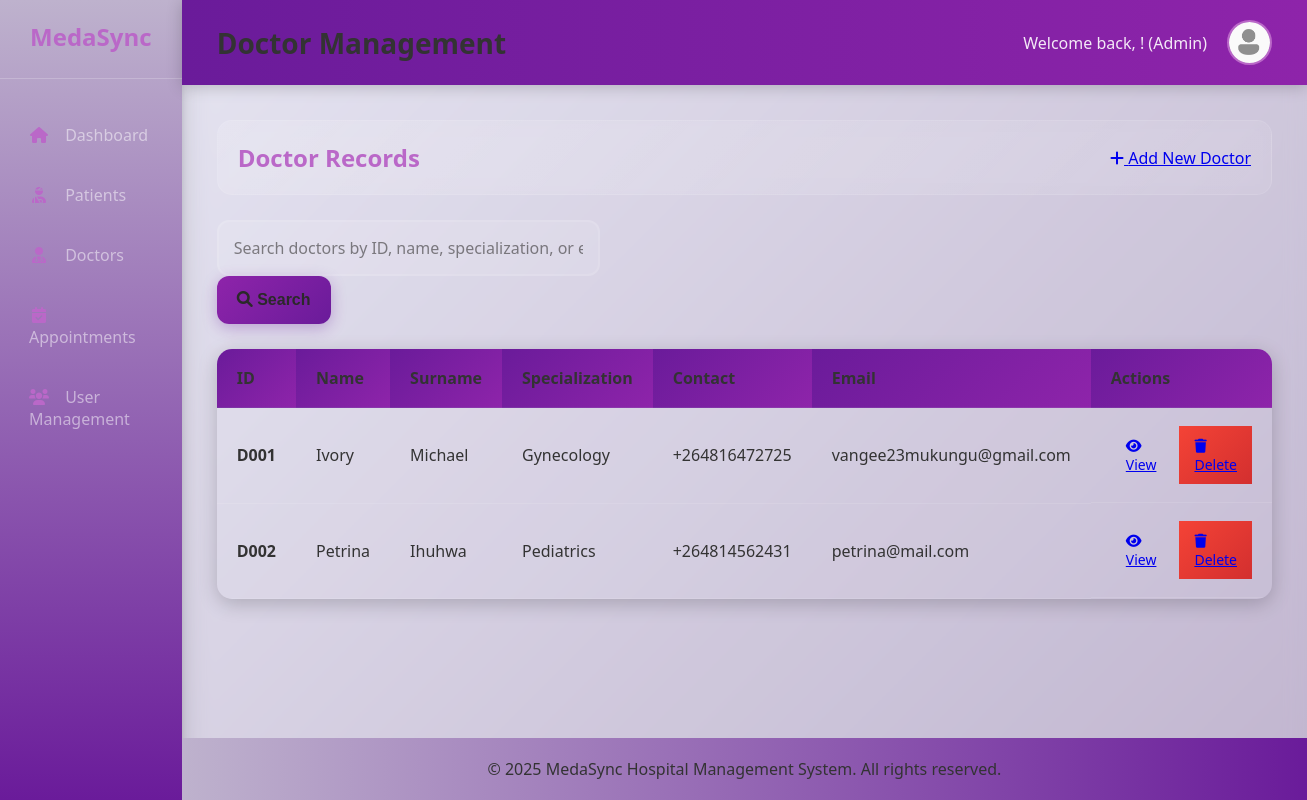
The page /doctors (signed in) on the database its author committed.
### models.py (models this page shows)
class Doctor(db.Model):
    id = db.Column(db.String(4), primary_key=True)
    name = db.Column(db.String(100), nullable=False)
    surname = db.Column(db.String(100), nullable=False)
    specialization = db.Column(db.String(50))
    email = db.Column(db.String(120))
    country_code = db.Column(db.String(10), nullable=False)
    contact_number = db.Column(db.String(20), nullable=False)
    appointments = db.relationship('Appointment', backref='doctor', lazy=True)

### app.py (the view)
@app.route('/doctors')
@login_required
def doctors():
    search_query = request.args.get('search', '')
    with db.session() as session_db:
        if search_query:
            stmt = select(Doctor).where(
                or_(
                    Doctor.name.ilike(f'%{search_query}%'),
                    Doctor.surname.ilike(f'%{search_query}%'),
                    Doctor.specialization.ilike(f'%{search_query}%'),
                    Doctor.email.ilike(f'%{search_query}%'),
                    Doctor.id.ilike(f'%{search_query}%'),
                    Doctor.contact_number.ilike(f'%{search_query}%')
                )
            )
        else:
            stmt = select(Doctor)
        doctors = session_db.execute(stmt).scalars().all()
    return render_template('doctors.html', doctors=doctors, search_query=search_query, specializations=SPECIALIZATIONS, is_admin=is_admin())

### app.py (called while the page is built)
def is_admin():
    if 'user_id' not in session:
        return False
    with db.session() as session_db:
        stmt = select(User).where(User.id == session['user_id'])
        user = session_db.execute(stmt).scalar_one_or_none()
        return user and user.is_admin

def login_required(f):
    from functools import wraps
    @wraps(f)
    def decorated_function(*args, **kwargs):
        if 'user_id' not in session:
            return redirect(url_for('login'))
        return f(*args, **kwargs)
    return decorated_function

### templates/doctors.html (shortened to what this page needs)
{% extends "base.html" %}
{% block page_title %}Doctor Management{% endblock %}
{% block content %}
<div class="page-header">
    <h2>Doctor Records</h2>
    <a href="{{ url_for('add_doctor') }}" class="btn btn-primary">
        <i class="fas fa-plus"></i> Add New Doctor
    </a>
</div>
<div class="search-bar">
    <form method="GET" action="{{ url_for('doctors') }}">
        <input type="text" name="search" placeholder="Search doctors by ID, name, specialization, or email..." value="{{ search_query }}">
        <button type="submit"><i class="fas fa-search"></i> Search</button>
    </form>
</div>
{% if doctors %}
<table>
    <thead>
        <tr>
            <th>ID</th>
            <th>Name</th>
            <th>Surname</th>
            <th>Specialization</th>
            <th>Contact</th>
            <th>Email</th>
            <th>Actions</th>
        </tr>
    </thead>
    <tbody>
        {% for doctor in doctors %}
        <tr>
            <td><strong>{{ doctor.id }}</strong></td>
            <td>{{ doctor.name }}</td>
            <td>{{ doctor.surname }}</td>
            <td>{{ doctor.specialization }}</td>
            <td>{{ doctor.country_code }}{{ doctor.contact_number }}</td>
            <td>{{ doctor.email }}</td>
            <td class="actions">
                <a href="{{ url_for('view_doctor', doctor_id=doctor.id) }}" class="btn btn-sm">
                    <i class="fas fa-eye"></i> View
                </a>
                {% if is_admin %}
                <a href="{{ url_for('delete_doctor', doctor_id=doctor.id) }}" class="btn btn-sm btn-danger"
                   onclick="return confirm('Are you sure you want to delete this doctor?');">
                    <i class="fas fa-trash"></i> Delete
                </a>
                {% endif %}
            </td>
        </tr>
        {% endfor %}
    </tbody>
</table>
{% else %}
    <p class="no-data">No doctors found. {% if search_query %}Try a different search term.{% else %}<a href="{{ url_for('add_doctor') }}">Add your first doctor</a>.{% endif %}</p>
{% endif %}
{% endblock %}

### static/css/style.css (style rules this page uses)
* { margin: 0; padding: 0; box-sizing: border-box; }
:root { --primary-purple: #6a1b9a; --secondary-purple: #8e24aa; --light-purple: #ba68c8; --dark-purple: #beb2cd; --background-dark: #e8e8f4; --background-light: #861f8f; --text-dark: #333; --text-light: #333; --card-dark: #16213e; --card-light: #363434; --border-light: #e0e0e0; --border-dark: #374151; }
body { font-family: 'Segoe UI', Tahoma, Geneva, Verdana, sans-serif; background: linear-gradient(135deg, var(--background-dark) 0%, var(--dark-purple) 100%); color: var(--text-light); min-height: 100vh; }
input, select, textarea { width: 100%; padding: 15px; border: 2px solid rgba(255,255,255,0.1); border-radius: 12px; font-family: inherit; font-size: 16px; background: rgba(255,255,255,0.08); color: var(--text-light); transition: all 0.3s ease; }
input::placeholder { color: rgba(53, 52, 52, 0.6); }
button { background: linear-gradient(135deg, var(--secondary-purple) 0%, var(--primary-purple) 100%); color: rgb(43, 41, 41); border: none; padding: 15px 25px; border-radius: 12px; cursor: pointer; font-size: 16px; font-weight: 600; transition: all 0.3s ease; box-shadow: 0 4px 15px rgba(106, 27, 154, 0.3); }
.btn-danger { background: linear-gradient(135deg, #f44336 0%, #d32f2f 100%); }
.btn-sm { padding: 10px 15px; font-size: 14px; }
.actions { display: flex; gap: 8px; }
table { width: 100%; border-collapse: collapse; margin-top: 25px; background: rgba(255,255,255,0.05); border-radius: 15px; overflow: hidden; box-shadow: 0 5px 20px rgba(0,0,0,0.2); }
th, td { padding: 18px 20px; text-align: left; border-bottom: 1px solid rgba(255,255,255,0.1); }
th { background: linear-gradient(135deg, var(--primary-purple) 0%, var(--secondary-purple) 100%); font-weight: 600; color: var(--text-light); font-size: 16px; }
.search-bar { margin-bottom: 25px; display: flex; gap: 15px; align-items: center; }
.search-bar input { flex: 1; margin-right: 0; background: rgba(255,255,255,0.1); }
.search-bar button { padding: 15px 20px; }
.page-header { display: flex; justify-content: space-between; align-items: center; margin-bottom: 25px; padding: 20px; background: linear-gradient(135deg, rgba(255,255,255,0.1) 0%, rgba(255,255,255,0.05) 100%); border-radius: 15px; backdrop-filter: blur(10px); border: 1px solid rgba(255,255,255,0.1); }
.page-header h2 { color: var(--light-purple); margin: 0; font-size: 24px; }
table th:nth-child(1), table td:nth-child(1) { width: 10%; }
table th:nth-child(2), table td:nth-child(2) { width: 20%; }
table th:nth-child(3), table td:nth-child(3) { width: 15%; }
table th:nth-child(4), table td:nth-child(4) { width: 25%; }
table th:nth-child(5), table td:nth-child(5) { width: 20%; }

### rows shown on the page
Doctor: id "D001", name "Ivory", surname "Michael", specialization "Gynecology", country_code "+264", contact_number "816472725", email "vangee23mukungu@gmail.com"
Doctor: id "D002", name "Petrina", surname "Ihuhwa", specialization "Pediatrics", country_code "+264", contact_number "814562431", email "petrina@mail.com"
